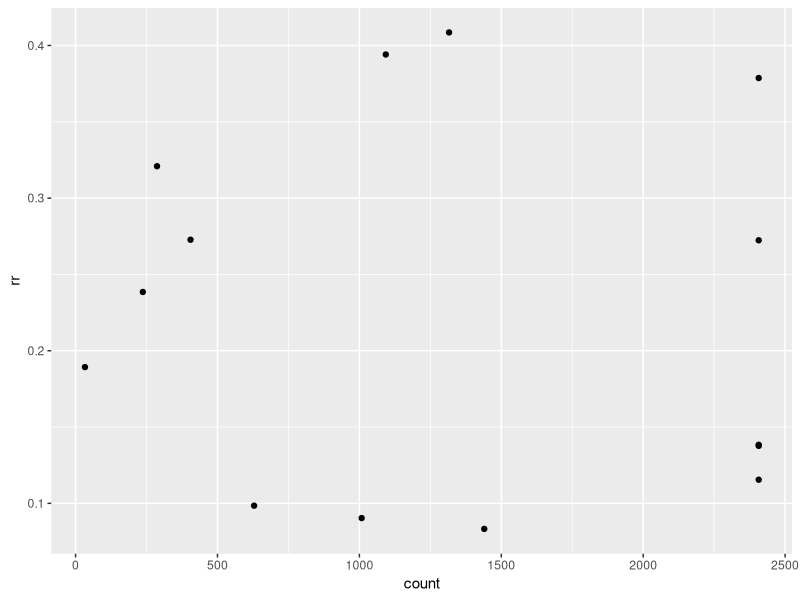
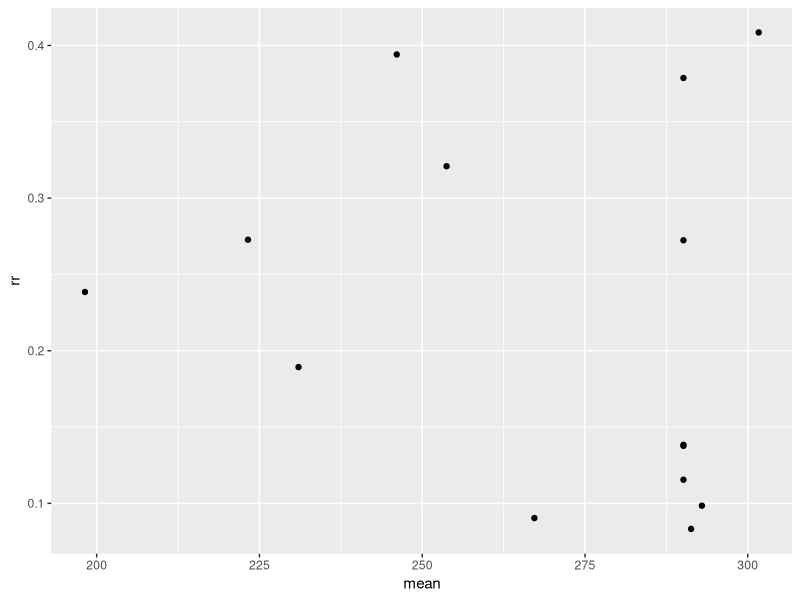
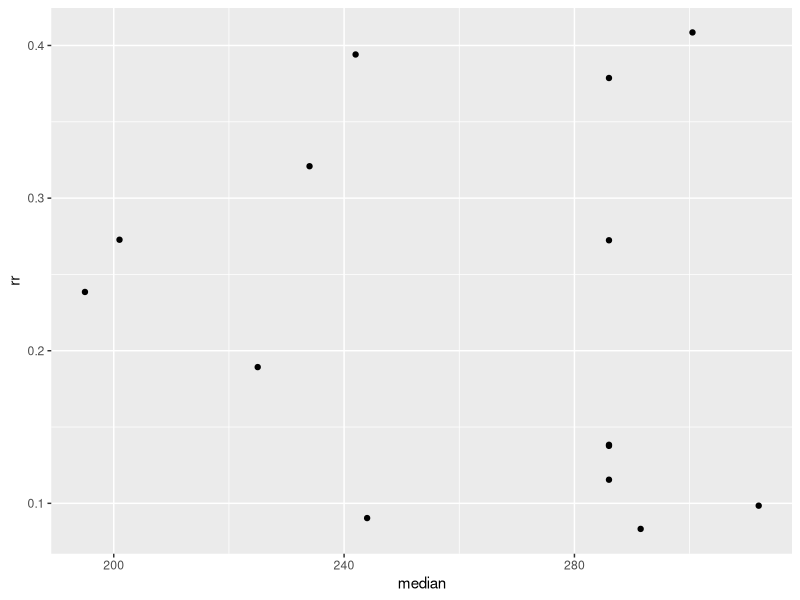
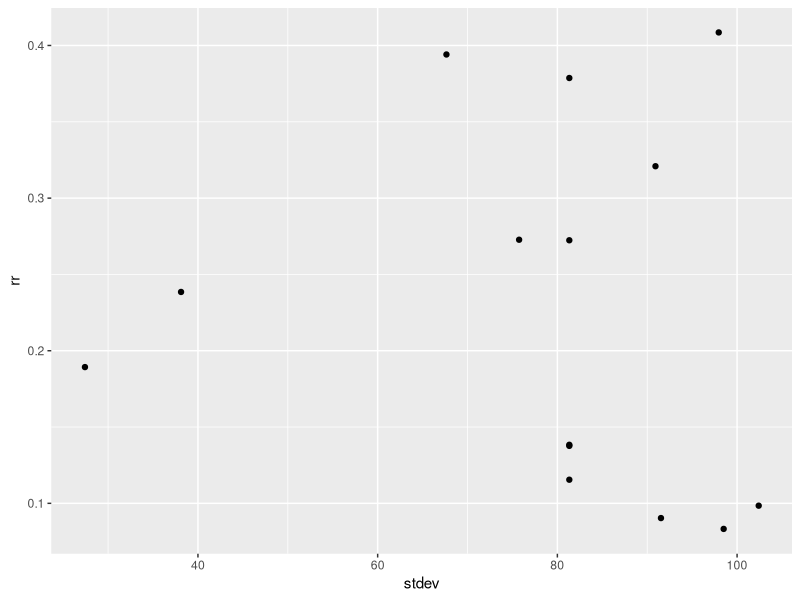
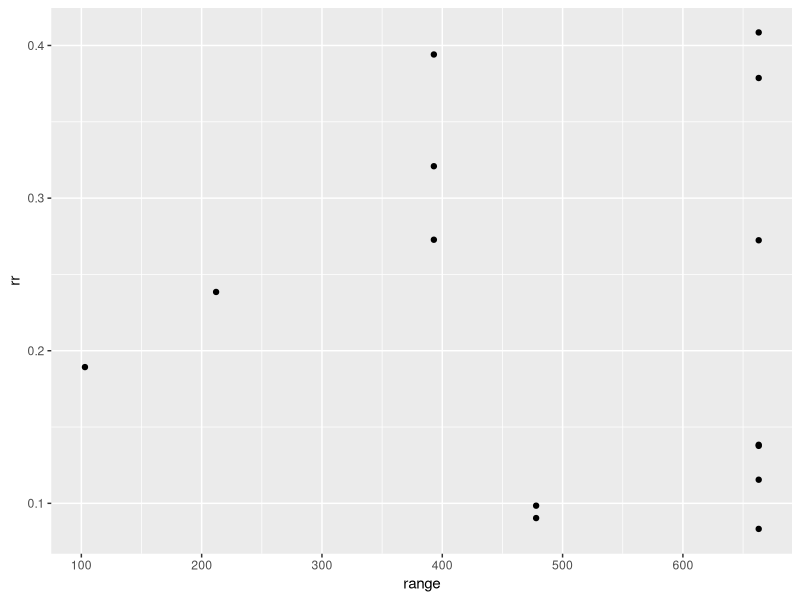
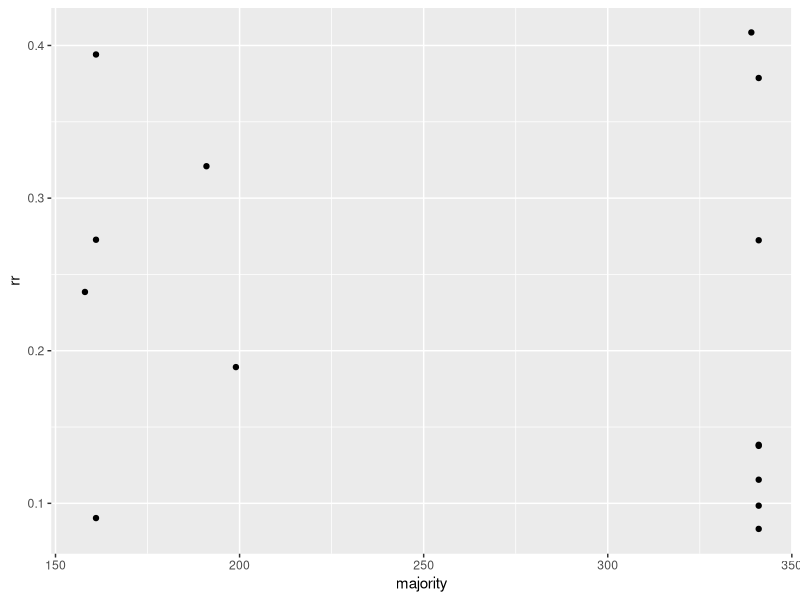
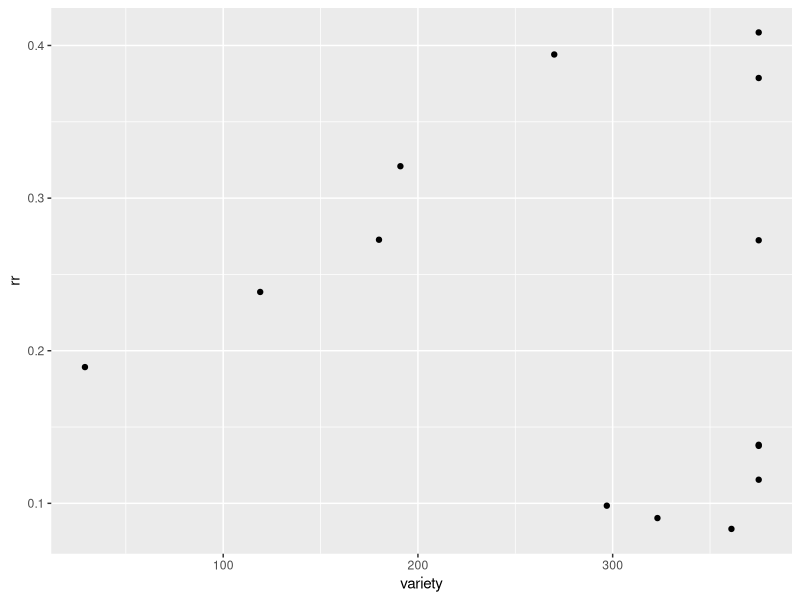
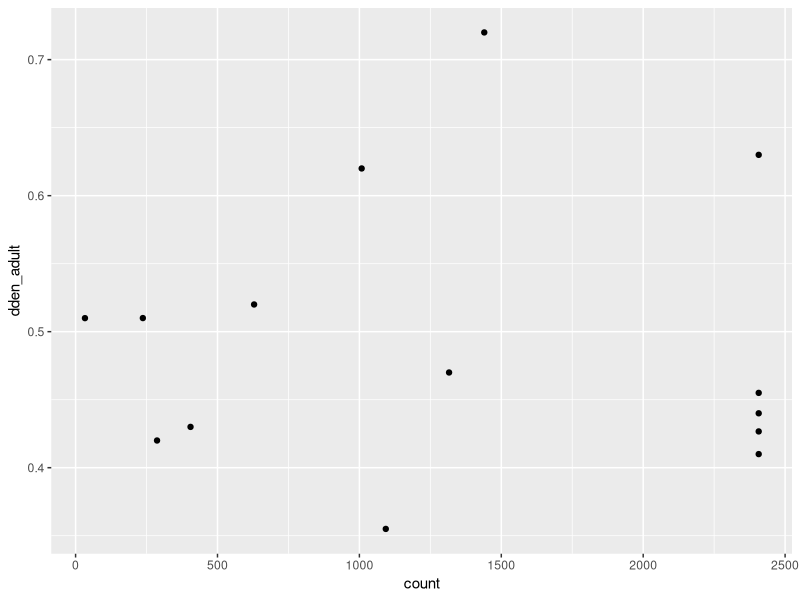

Source code (R) for these figures, in order: (Note: this script raises an error after producing the figures.)
## OK so robis Ideas. 

spdist_rain <- read.table("./data/spdist_rainfall.txt", header = T)
rr_data <- read.table("./data/riskratio_data.txt", header = T)
pele_data <- read.table("./data/pelev_data.txt", header = T)
dden_data <- read.table("./data/dden_adult_new.txt", header = T)
drought_data <- read.table("./data/resistance_drought.txt", header = TRUE)
str(drought_data)

data <- merge(spdist_rain, rr_data, by = "sp")
data <- merge(pele_data, data, by = "sp")
data <- merge(dden_data, data, by = "sp")

require(ggplot2)
ggplot(data, aes(x = count, y = rr)) + geom_point()
ggplot(data, aes(x = mean, y = rr)) + geom_point()
ggplot(data, aes(x = median, y = rr)) + geom_point()
ggplot(data, aes(x = stdev, y = rr)) + geom_point()
ggplot(data, aes(x = range, y = rr)) + geom_point()
ggplot(data, aes(x = majority, y = rr)) + geom_point()
ggplot(data, aes(x = variety, y = rr)) + geom_point()

ggplot(data, aes(x = count, y = dden_adult)) + geom_point()
ggplot(data, aes(x = mean, y = dden)) + geom_point()
ggplot(data, aes(x = median, y = dden)) + geom_point()
ggplot(data, aes(x = stdev, y = dden)) + geom_point()
ggplot(data, aes(x = range, y = dden)) + geom_point()
ggplot(data, aes(x = majority, y = dden)) + geom_point()
ggplot(data, aes(x = variety, y = dden_adult)) + geom_point()

summary(lm(count ~ dden_adult * rr, data))
summary(lm(stdev ~ dden_adult * rr, data))
summary(lm(mean ~ dden_adult * rr, data))
summary(lm(range ~ dden_adult * rr, data))
summary(lm(majority ~ dden_adult * rr, data))

ggplot(data, aes(x = count, y = pe)) + geom_point()
ggplot(data, aes(x = mean, y = pe)) + geom_point()
ggplot(data, aes(x = median, y = pe)) + geom_point()
ggplot(data, aes(x = stdev, y = pe)) + geom_point()
ggplot(data, aes(x = range, y = pe)) + geom_point()
ggplot(data, aes(x = majority, y = pe)) + geom_point()
ggplot(data, aes(x = variety, y = pe)) + geom_point()

data <- merge(drought_data, data, by = "sp")

ggplot(data, aes(x = count, y = resistance)) + geom_point()
ggplot(data, aes(x = mean, y = resistance)) + geom_point()
ggplot(data, aes(x = median, y = resistance)) + geom_point()
ggplot(data, aes(x = stdev, y = resistance)) + geom_point()
ggplot(data, aes(x = range, y = resistance)) + geom_point()
ggplot(data, aes(x = majority, y = resistance)) + geom_point()
ggplot(data, aes(x = variety, y = resistance)) + geom_point()

model <- (lm(variety ~ rr + resistance, data))
summary(model)
anova(model)
car::Anova(model)
